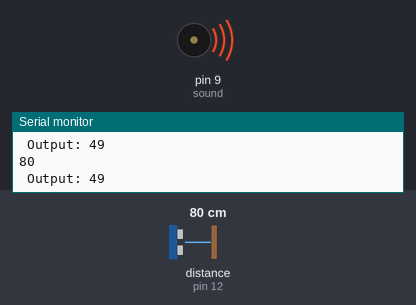
The sketch below on a simulated Arduino Uno, built with avr-gcc and run on an emulated ATmega328P. Shown: buzzer (waves = sounding), the last lines printed to the serial monitor. Wiring (inferred from the names in the program): ultrasonic range finder: trigger pin 11; echo pin 12. Inputs (shaded band) come from the test bench; at power-on: distance to the obstacle (sensor on pin 12) 80 cm. The echo pulse lasts 58.3 µs per cm.

Above: at 2.5 s.
2.6 s: distance to the obstacle (sensor on pin 12) set to 19 cm
6.1 s: distance to the obstacle (sensor on pin 12) set to 16 cm
At 7.4 s:
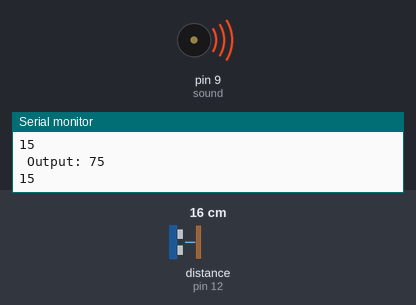
8.4 s: distance to the obstacle (sensor on pin 12) set to 4 cm
10.7 s: distance to the obstacle (sensor on pin 12) set to 2 cm
At 11.9 s:
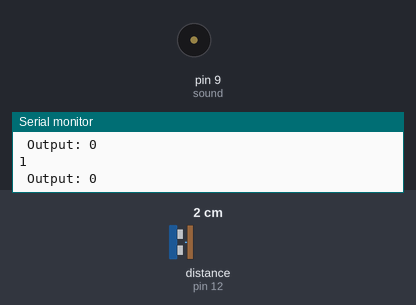
13.0 s: distance to the obstacle (sensor on pin 12) set to 9 cm
At 13.6 s:
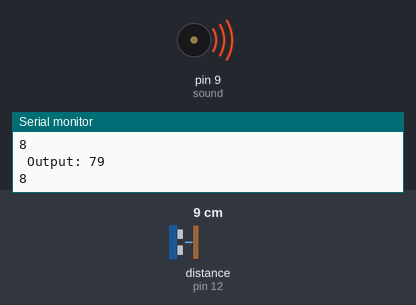
Timing chart, 0 to 16.0 s (numbered marks = the images above; inputs shaded):
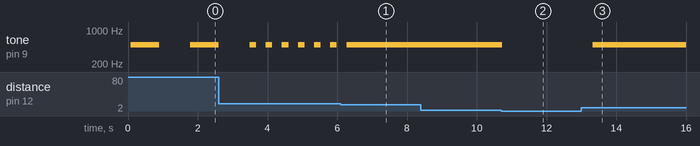

The sketch:

Ultrasom_Tone_Fuzzy.ino
```cpp
#include <FuzzyRule.h>
#include <FuzzyComposition.h>
#include <Fuzzy.h>
#include <FuzzyRuleConsequent.h>
#include <FuzzyOutput.h>
#include <FuzzyInput.h>
#include <FuzzyIO.h>
#include <FuzzySet.h>
#include <FuzzyRuleAntecedent.h>

// Passo 1 -  Instanciando um objeto da biblioteca
Fuzzy* fuzzy = new Fuzzy();

#define echoPin 12 //Pino 13 recebe o pulso do echo
#define trigPin 11 //Pino 12 envia o pulso para gerar o echo
//Buzzer
int sound = 9; //Alarm

void setup(){
	Serial.begin(9600);


	pinMode(echoPin, INPUT); // define o pino 13 como entrada (recebe)
	pinMode(trigPin, OUTPUT); // define o pino 12 como saida (envia)
	pinMode(sound,OUTPUT); //define a porta digital 9 (ledPin2) do Arduino como saida

	// Passo 2 - Criando o FuzzyInput distancia
	FuzzyInput* distance = new FuzzyInput(1);// Como parametro seu ID

	// Criando os FuzzySet que compoem o FuzzyInput distancia
	FuzzySet* small = new FuzzySet(0, 5, 5, 10); // Distancia pequena
	distance->addFuzzySet(small); // Adicionando o FuzzySet small em distance
	FuzzySet* safe = new FuzzySet(5, 50, 50, 60); // Distancia segura
	distance->addFuzzySet(safe); // Adicionando o FuzzySet safe em distance
	FuzzySet* big = new FuzzySet(50, 70, 70, 100); // Distancia grande
	distance->addFuzzySet(big); // Adicionando o FuzzySet big em distance

	fuzzy->addFuzzyInput(distance); // Adicionando o FuzzyInput no objeto Fuzzy

	// Passo 3 - Criando o FuzzyOutput velocidade
	FuzzyOutput* velocity = new FuzzyOutput(1);// Como parametro seu ID

	// Criando os FuzzySet que compoem o FuzzyOutput velocidade
	FuzzySet* slow = new FuzzySet(0, 30, 30, 40); // Velocidade lenta
	velocity->addFuzzySet(slow); // Adicionando o FuzzySet slow em velocity
	FuzzySet* average = new FuzzySet(30, 50, 50, 70); // Velocidade normal
	velocity->addFuzzySet(average); // Adicionando o FuzzySet average em velocity
	FuzzySet* fast = new FuzzySet(60, 80, 80, 100); // Velocidade alta
	velocity->addFuzzySet(fast); // Adicionando o FuzzySet fast em velocity

	fuzzy->addFuzzyOutput(velocity); // Adicionando o FuzzyOutput no objeto Fuzzy

	//Passo 4 - Montando as regras Fuzzy
	// FuzzyRule "SE distancia = pequena ENTAO velocidade = alta"
	FuzzyRuleAntecedent* ifDistanceSmall = new FuzzyRuleAntecedent(); // Instanciando um Antecedente para a expresso
	ifDistanceSmall->joinSingle(small); // Adicionando o FuzzySet correspondente ao objeto Antecedente
	FuzzyRuleConsequent* thenVelocityFast = new FuzzyRuleConsequent(); // Instancinado um Consequente para a expressao
	thenVelocityFast->addOutput(fast);// Adicionando o FuzzySet correspondente ao objeto Consequente
	// Instanciando um objeto FuzzyRule
	FuzzyRule* fuzzyRule01 = new FuzzyRule(1, ifDistanceSmall, thenVelocityFast); // Passando o Antecedente e o Consequente da expressao

	fuzzy->addFuzzyRule(fuzzyRule01); // Adicionando o FuzzyRule ao objeto Fuzzy

	// FuzzyRule "SE distancia = segura ENTAO velocidade = normal"
	FuzzyRuleAntecedent* ifDistanceSafe = new FuzzyRuleAntecedent(); // Instanciando um Antecedente para a expresso
	ifDistanceSafe->joinSingle(safe); // Adicionando o FuzzySet correspondente ao objeto Antecedente
	FuzzyRuleConsequent* thenVelocityAverage = new FuzzyRuleConsequent(); // Instancinado um Consequente para a expressao
	thenVelocityAverage->addOutput(average); // Adicionando o FuzzySet correspondente ao objeto Consequente
	// Instanciando um objeto FuzzyRule
	FuzzyRule* fuzzyRule02 = new FuzzyRule(2, ifDistanceSafe, thenVelocityAverage); // Passando o Antecedente e o Consequente da expressao

	fuzzy->addFuzzyRule(fuzzyRule02); // Adicionando o FuzzyRule ao objeto Fuzzy

	// FuzzyRule "SE distancia = grande ENTAO velocidade = baixa"
	FuzzyRuleAntecedent* ifDistanceBig = new FuzzyRuleAntecedent(); // Instanciando um Antecedente para a expresso
	ifDistanceBig->joinSingle(big); // Adicionando o FuzzySet correspondente ao objeto Antecedente
	FuzzyRuleConsequent* thenVelocitySlow = new FuzzyRuleConsequent(); // Instancinado um Consequente para a expressao
	thenVelocitySlow->addOutput(slow);// Adicionando o FuzzySet correspondente ao objeto Consequente
	// Instanciando um objeto FuzzyRule
	FuzzyRule* fuzzyRule03 = new FuzzyRule(3, ifDistanceBig, thenVelocitySlow); // Passando o Antecedente e o Consequente da expressao

	fuzzy->addFuzzyRule(fuzzyRule03); // Adicionando o FuzzyRule ao objeto Fuzzy
}

void loop(){

	//seta o pino 12 com um pulso baixo "LOW" ou desligado ou ainda 0
	digitalWrite(trigPin, LOW);
	// delay de 2 microssegundos
	delayMicroseconds(2);
	//seta o pino 12 com pulso alto "HIGH" ou ligado ou ainda 1
	digitalWrite(trigPin, HIGH);
	//delay de 10 microssegundos
	delayMicroseconds(10);
	//seta o pino 12 com pulso baixo novamente
	digitalWrite(trigPin, LOW);
	//pulseInt lê o tempo entre a chamada e o pino entrar em high
	long duration = pulseIn(echoPin,HIGH);
	//Esse calculo é baseado em s = v . t, lembrando que o tempo vem dobrado
	//porque é o tempo de ida e volta do ultrassom
    long distancia = duration /29 / 2 ;

    if(distancia>180){
      distancia=180;
    }

    int dist = map(distancia, 0,180,0,100);

    Serial.println(distancia);
    // Passo 5 - Informar o valor das entradas, passando seu ID e valor
    fuzzy->setInput(1, dist);
    // Passo 6 - Executar a fuzzyficação
    fuzzy->fuzzify();
    // Passo 7 - Executar a desfuzzyficação para cada saída, passando seu ID
    int output = fuzzy->defuzzify(1);

    int soundvalue = map(distancia, 0,100,0,500);
    //Serial.print("Input: ");
    //Serial.print(dist);
    Serial.print(" Output: ");
    Serial.print(output);
    Serial.print("\n");
    if (output<30){
         noTone(sound);
         delay (500);
    }else if(output>70){
      tone (sound, 500);
    }else{
         tone (sound, 500);
         delay (distancia*10+10);
         noTone(sound);
         delay (distancia*10+10);
    }


}
```

Measured:
- the behaviour switches between 3 and 2 cm on distance to the obstacle (sensor on pin 12) (found by bisection; images 1 and 2)
- after the input at 6.1 s, tone on pin 9 (sound): goes on until 6.3 s, then stays 500 Hz
- after the input at 10.7 s, tone on pin 9 (sound): 500 Hz → silent at once
- after the input at 13.0 s, tone on pin 9 (sound): silent → 500 Hz after 0.32 s
- by itself, tone on pin 9 (sound): repeats every 0.46 s: 500 Hz 0.19 s, silent 0.27 s
